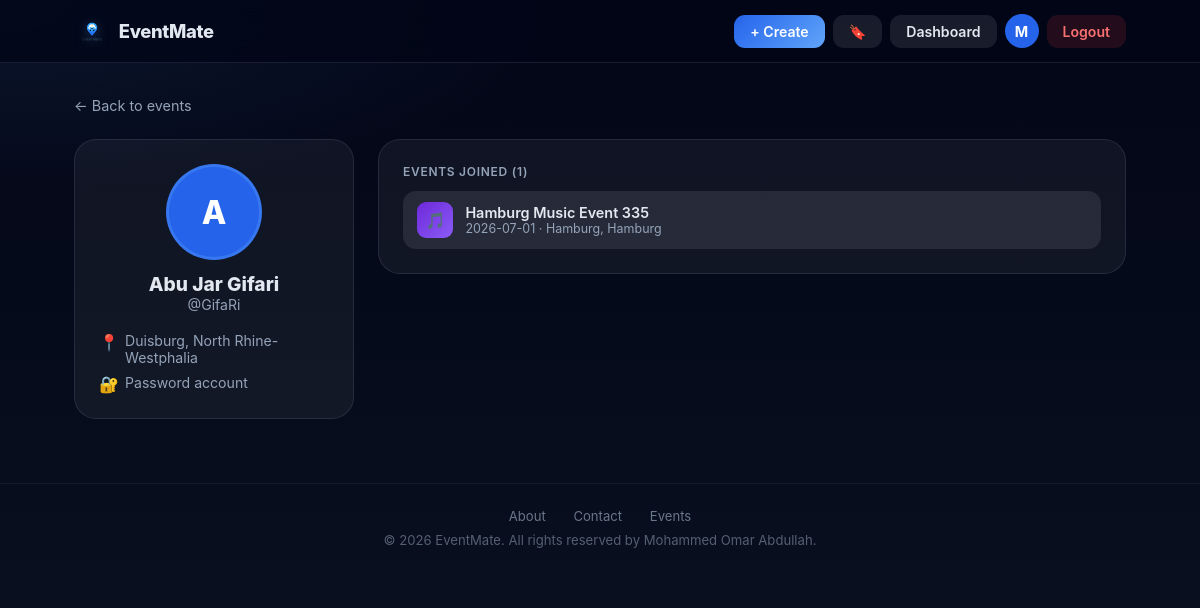
/profile/3 (signed in), run on the app's committed database.
### app.py (models this page shows)
class User(db.Model):
    id = db.Column(db.Integer, primary_key=True)
    email = db.Column(db.String(120), unique=True, nullable=True)
    username = db.Column(db.String(80), unique=True, nullable=True)
    name = db.Column(db.String(120), nullable=False)
    first_name = db.Column(db.String(60))
    last_name = db.Column(db.String(60))
    state = db.Column(db.String(120))
    city = db.Column(db.String(120))
    street = db.Column(db.String(120))
    house_number = db.Column(db.String(20))
    password_hash = db.Column(db.String(200))
    auth_method = db.Column(db.String(20))
    university = db.Column(db.String(200))
    study_program = db.Column(db.String(200))
    languages = db.Column(db.Text)
    interests = db.Column(db.Text)
    about_me = db.Column(db.Text)
    profile_picture = db.Column(db.String(200))
    joined_events = db.relationship('EventJoin', backref='user', lazy=True, cascade='all, delete-orphan')
    created_events = db.relationship('Event', backref='organizer', lazy=True, foreign_keys='Event.organizer_id')
    def get_languages(self):
        return [l.strip() for l in self.languages.split(',') if l.strip()] if self.languages else []
    def get_interests(self):
        return [i.strip() for i in self.interests.split(',') if i.strip()] if self.interests else []
    def to_dict(self):
        return {
            'id': self.id,
            'username': self.username,
            'name': self.name,
            'first_name': self.first_name,
            'last_name': self.last_name,
            'state': self.state,
            'city': self.city,
            'street': self.street,
            'house_number': self.house_number,
            'auth_method': self.auth_method,
            'university': self.university,
            'study_program': self.study_program,
            'languages': self.get_languages(),
            'interests': self.get_interests(),
            'about_me': self.about_me,
            'profile_picture': self.profile_picture,
        }

class Event(db.Model):
    id = db.Column(db.Integer, primary_key=True)
    title = db.Column(db.String(200), nullable=False)
    date = db.Column(db.String(20), nullable=False)
    time = db.Column(db.String(10))
    location = db.Column(db.String(120), nullable=False)
    language = db.Column(db.String(120))
    category = db.Column(db.String(60))
    description = db.Column(db.Text)
    max_participants = db.Column(db.Integer)
    banner = db.Column(db.String(200))
    organizer_id = db.Column(db.Integer, db.ForeignKey('user.id'), nullable=True)
    joined_users = db.relationship('EventJoin', backref='event', lazy=True, cascade='all, delete-orphan')
    def attendee_count(self):
        return len(self.joined_users)
    def to_dict(self):
        org = User.query.get(self.organizer_id) if self.organizer_id else None
        return {
            'id': self.id,
            'title': self.title,
            'date': self.date,
            'time': self.time,
            'location': self.location,
            'language': self.language,
            'category': self.category,
            'description': self.description,
            'max_participants': self.max_participants,
            'banner': self.banner,
            'organizer_id': self.organizer_id,
            'organizer_name': org.name if org else 'EventMate',
            'organizer_username': org.username if org else None,
            'attendee_count': self.attendee_count(),
            'attendees': [ej.user.name for ej in self.joined_users],
            'category_color': CATEGORY_COLORS.get(self.category, 'linear-gradient(135deg,#1e3a8a,#3b82f6)'),
            'category_icon': CATEGORY_ICONS.get(self.category, '📅'),
        }

### app.py (the view)
@app.route('/profile/<int:user_id>')
@auth_required
def profile(user_id):
    current_user = get_current_user()
    guest = session.get('guest')
    profile_user = User.query.get_or_404(user_id)
    joined_events = [ej.event for ej in profile_user.joined_events]
    is_own = bool(current_user and current_user.id == user_id)
    return render_template(
        'profile.html',
        profile_user=profile_user,
        user=current_user.to_dict() if current_user else None,
        guest=guest,
        joined_events=[e.to_dict() for e in joined_events],
        is_own=is_own,
    )

### app.py (called while the page is built)
def auth_required(view):
    @wraps(view)
    def wrapped_view(*args, **kwargs):
        if 'user_id' not in session and 'guest' not in session:
            return redirect(url_for('login'))
        return view(*args, **kwargs)
    return wrapped_view

def get_current_user():
    if 'user_id' in session:
        return User.query.get(session['user_id'])
    return None

@app.context_processor
def inject_nav():
    user = get_current_user()
    return dict(
        nav_user=user.to_dict() if user else None,
        is_guest=session.get('guest', False),
    )

### templates/profile.html (shortened to what this page needs)
{% extends "base.html" %}
{% block body %}
<div class="page">
    <div style="margin-bottom:1.5rem;">
        <a href="/" style="color:var(--muted);text-decoration:none;font-size:0.9rem;">← Back to events</a>
    </div>
    <div class="profile-layout">
        <div class="profile-card">
            <div class="profile-avatar-wrap">
                <div class="profile-avatar">
                    {% if profile_user.profile_picture %}
                        <img src="{{ url_for('static', filename='uploads/' + profile_user.profile_picture) }}" alt="">
                    {% else %}
                        {{ profile_user.name[0] | upper }}
                    {% endif %}
                </div>
                <div>
                    <div class="profile-name">{{ profile_user.name }}</div>
                    {% if profile_user.username %}
                    <div class="profile-username">@{{ profile_user.username }}</div>
                    {% endif %}
                </div>
            </div>
            <div class="profile-detail">
                {% if profile_user.city or profile_user.state %}
                <div class="profile-detail-row">
                    <span class="profile-detail-icon">📍</span>
                    <div class="profile-detail-text">{% if profile_user.city %}{{ profile_user.city }}, {% endif %}{{ profile_user.state }}</div>
                </div>
                {% endif %}
                {% if profile_user.auth_method %}
                <div class="profile-detail-row">
                    <span class="profile-detail-icon">🔐</span>
                    <div class="profile-detail-text">{{ profile_user.auth_method | capitalize }} account</div>
                </div>
                {% endif %}
            </div>
        </div>
        <div class="main-col">
            <div class="section-card">
                <div class="section-label">Events Joined ({{ joined_events|length }})</div>
                {% if joined_events %}
                <div class="event-list">
                    {% for event in joined_events %}
                    <a href="/event/{{ event.id }}" class="event-list-item">
                        <div class="event-list-icon">
                            {% if event.banner %}
                                <img src="{{ url_for('static', filename='uploads/' + event.banner) }}" alt="" style="width:100%;height:100%;object-fit:cover;">
                            {% else %}
                                <div style="background:{{ event.category_color }};width:100%;height:100%;display:grid;place-items:center;font-size:1rem;">{{ event.category_icon }}</div>
                            {% endif %}
                        </div>
                        <div>
                            <div class="event-list-title">{{ event.title }}</div>
                            <div class="event-list-meta">{{ event.date }} · {{ event.location }}</div>
                        </div>
                    </a>
                    {% endfor %}
                </div>
                {% else %}
                <p class="empty-state-sm">No events joined yet.</p>
                {% endif %}
            </div>
        </div>
    </div>
</div>
{% endblock %}

### templates/base.html (shortened to what this page needs)
<!DOCTYPE html>
<html lang="en">
<head>
</head>
<body>
<nav class="topnav">
    <div class="topnav-inner">
        <a href="/" class="nav-logo">
            <img src="{{ url_for('static', filename='logo.png') }}" alt="EventMate" class="nav-logo-img">
            <span class="nav-wordmark">EventMate</span>
        </a>
        <div class="nav-right" id="navRight">
            {% if nav_user %}
                <a href="/create_event" class="nbtn nbtn-accent">+ Create</a>
                <a href="/bookmarks" class="nbtn nbtn-ghost" title="Saved Events">🔖</a>
                <a href="/dashboard" class="nbtn nbtn-ghost">Dashboard</a>
                <a href="/profile/{{ nav_user.id }}" class="nav-avatar" title="{{ nav_user.name }}">
                    {% if nav_user.profile_picture %}
                        <img src="{{ url_for('static', filename='uploads/' + nav_user.profile_picture) }}" alt="">
                    {% else %}
                        {{ nav_user.name[0] | upper }}
                    {% endif %}
                </a>
                <a href="/logout" class="nbtn nbtn-danger">Logout</a>
            {% elif is_guest %}
                <span class="pill">Guest</span>
                <a href="/login" class="nbtn nbtn-accent">Login</a>
                <a href="/logout" class="nbtn nbtn-ghost">Exit</a>
            {% endif %}
        </div>
    </div>
</nav>
{% block body %}{% endblock %}
<footer style="text-align:center;padding:1.5rem 1rem 2rem;color:rgba(148,163,184,0.55);font-size:0.82rem;border-top:1px solid rgba(148,163,184,0.08);margin-top:2rem;">
    <div style="margin-bottom:0.5rem;">
        <a href="/about" style="color:rgba(148,163,184,0.7);text-decoration:none;margin:0 0.75rem;font-size:0.82rem;">About</a>
        <a href="/about#contact" style="color:rgba(148,163,184,0.7);text-decoration:none;margin:0 0.75rem;font-size:0.82rem;">Contact</a>
        <a href="/" style="color:rgba(148,163,184,0.7);text-decoration:none;margin:0 0.75rem;font-size:0.82rem;">Events</a>
    </div>
    © 2026 EventMate. All rights reserved by Mohammed Omar Abdullah.
</footer>
</body>
</html>

### templates/base.html (style rules this page uses)
:root { --bg: #0b1220; --surface: rgba(255,255,255,0.05); --surface2: rgba(255,255,255,0.09); --border: rgba(148,163,184,0.15); --text: #e2e8f0; --muted: #94a3b8; --accent: #60a5fa; --accent-dark: #2563eb; --green: #4ade80; --green-dark: #16a34a; --red: #f87171; }
* { box-sizing: border-box; margin: 0; padding: 0; }
body { font-family: Inter, system-ui, sans-serif; background: radial-gradient(ellipse 80% 40% at top left, rgba(96,165,250,0.10) 0%, transparent 60%), linear-gradient(180deg, #020617 0%, #0b1220 100%); color: var(--text); min-height: 100vh; }
a { color: inherit; }
nav.topnav { position: sticky; top: 0; z-index: 200; backdrop-filter: blur(18px); background: rgba(2,6,23,0.80); border-bottom: 1px solid var(--border); }
.topnav-inner { max-width: 1100px; margin: 0 auto; display: flex; align-items: center; justify-content: space-between; height: 62px; padding: 0 1.5rem; gap: 1rem; }
.nav-logo { display: flex; align-items: center; gap: 0.55rem; text-decoration: none; color: var(--text); }
.nav-logo-img { width: 36px; height: 36px; object-fit: cover; object-position: top center; border-radius: 6px; filter: drop-shadow(0 2px 6px rgba(96,165,250,0.35)); }
.nav-wordmark { font-weight: 800; font-size: 1.15rem; letter-spacing: -0.02em; }
.nav-right { display: flex; align-items: center; gap: 0.5rem; flex-wrap: wrap; }
.nbtn { padding: 0.5rem 1rem; border-radius: 11px; font-size: 0.88rem; font-weight: 600; text-decoration: none; border: none; cursor: pointer; display: inline-flex; align-items: center; gap: 0.4rem; transition: opacity .15s, transform .15s; white-space: nowrap; }
.nbtn-ghost { background: var(--surface2); color: var(--text); }
.nbtn-accent { background: linear-gradient(135deg,var(--accent-dark),var(--accent)); color: #fff; }
.nbtn-danger { background: rgba(239,68,68,.14); color: var(--red); }
.nav-avatar { width: 34px; height: 34px; border-radius: 50%; background: var(--accent-dark); display: grid; place-items: center; font-weight: 700; font-size: 0.9rem; color: #fff; text-decoration: none; overflow: hidden; flex-shrink: 0; }
.page { max-width: 1100px; margin: 0 auto; padding: 2rem 1.5rem; }

### templates/profile.html (style rules this page uses)
.profile-layout { display: grid; grid-template-columns: 280px 1fr; gap: 1.5rem; align-items: start; }
.profile-card { background: var(--surface); border: 1px solid var(--border); border-radius: 22px; padding: 1.5rem; display: grid; gap: 1.2rem; }
.profile-avatar-wrap { display: flex; flex-direction: column; align-items: center; gap: 0.75rem; }
.profile-avatar { width: 96px; height: 96px; border-radius: 50%; background: var(--accent-dark); display: grid; place-items: center; font-size: 2rem; font-weight: 800; color: #fff; overflow: hidden; border: 3px solid rgba(96,165,250,0.3); }
.profile-name { font-size: 1.2rem; font-weight: 800; text-align: center; }
.profile-username { color: var(--muted); font-size: 0.88rem; text-align: center; }
.profile-detail { display: flex; flex-direction: column; gap: 0.5rem; }
.profile-detail-row { display: flex; gap: 0.5rem; align-items: flex-start; }
.profile-detail-icon { color: var(--muted); width: 18px; flex-shrink: 0; }
.profile-detail-text { font-size: 0.88rem; color: var(--muted); }
.main-col { display: grid; gap: 1.5rem; }
.section-card { background: var(--surface); border: 1px solid var(--border); border-radius: 22px; padding: 1.5rem; }
.section-label { font-size: 0.75rem; color: var(--muted); text-transform: uppercase; letter-spacing: 0.06em; font-weight: 600; margin-bottom: 0.75rem; }
.event-list { display: grid; gap: 0.6rem; }
.event-list-item { display: flex; align-items: center; gap: 0.75rem; text-decoration: none; color: var(--text); padding: 0.7rem 0.9rem; border-radius: 13px; background: var(--surface2); transition: background .15s; }
.event-list-icon { width: 36px; height: 36px; border-radius: 9px; flex-shrink: 0; overflow: hidden; }
.event-list-icon > div { width: 100%; height: 100%; display: grid; place-items: center; font-size: 1.1rem; }
.event-list-title { font-size: 0.9rem; font-weight: 600; }
.event-list-meta { font-size: 0.78rem; color: var(--muted); }

### data on the page
User: name "M"
User: name "A", name "Abu Jar Gifari", username "GifaRi", city "Duisburg", state "North Rhine-Westphalia", auth_method "Password"
Event: category_icon "🎵", title "Hamburg Music Event 335", date "2026-07-01", location "Hamburg, Hamburg"

### other printed values
{{ joined_events|length }} "1"
